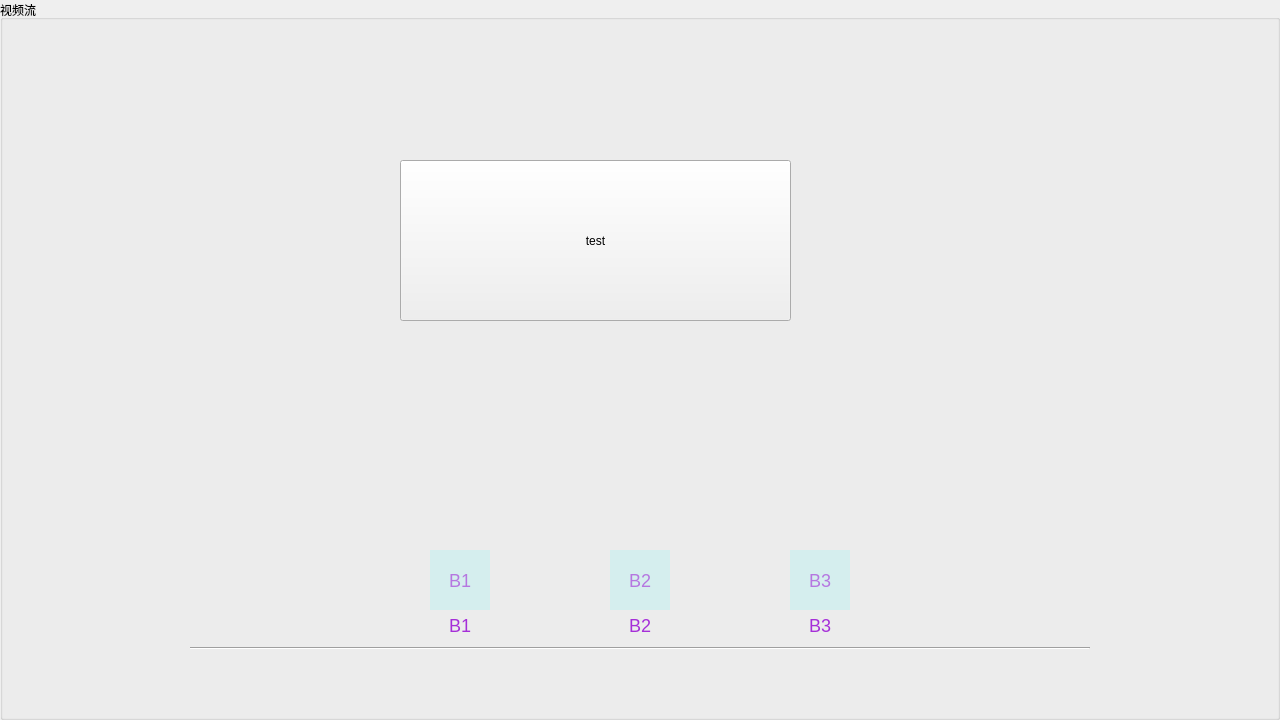
<?xml version="1.0" encoding="UTF-8"?>
<ui version="4.0">
 <class>mainWindow</class>
 <widget class="QMainWindow" name="mainWindow">
  <property name="geometry">
   <rect>
    <x>0</x>
    <y>0</y>
    <width>1280</width>
    <height>720</height>
   </rect>
  </property>
  <property name="minimumSize">
   <size>
    <width>1280</width>
    <height>720</height>
   </size>
  </property>
  <property name="maximumSize">
   <size>
    <width>1280</width>
    <height>720</height>
   </size>
  </property>
  <property name="windowTitle">
   <string>Abyss</string>
  </property>
  <property name="styleSheet">
   <string notr="true"/>
  </property>
  <widget class="QWidget" name="centralwidget">
   <widget class="QGroupBox" name="groupBox">
    <property name="geometry">
     <rect>
      <x>0</x>
      <y>0</y>
      <width>1280</width>
      <height>720</height>
     </rect>
    </property>
    <property name="title">
     <string>视频流</string>
    </property>
    <widget class="QLabel" name="label">
     <property name="geometry">
      <rect>
       <x>0</x>
       <y>0</y>
       <width>1280</width>
       <height>720</height>
      </rect>
     </property>
     <property name="text">
      <string/>
     </property>
    </widget>
    <widget class="Line" name="line">
     <property name="windowModality">
      <enum>Qt::NonModal</enum>
     </property>
     <property name="geometry">
      <rect>
       <x>190</x>
       <y>640</y>
       <width>900</width>
       <height>16</height>
      </rect>
     </property>
     <property name="styleSheet">
      <string notr="true"/>
     </property>
     <property name="frameShadow">
      <enum>QFrame::Sunken</enum>
     </property>
     <property name="orientation">
      <enum>Qt::Horizontal</enum>
     </property>
    </widget>
    <widget class="QGroupBox" name="groupBox_2">
     <property name="geometry">
      <rect>
       <x>190</x>
       <y>550</y>
       <width>900</width>
       <height>60</height>
      </rect>
     </property>
     <property name="styleSheet">
      <string notr="true">QPushButton { 
    background: rgba(0, 255, 255, 0.1);
    color: rgba(148, 0, 211, 0.5) ;
    border: none;
    font-size:18px;
}

QPushButton:disabled {  
    background: rgba(255, 0, 255, 0.1);
    color: red;
}

QGroupBox { 
    background: rgba(255, 255, 255, 0);
    border: none;
}</string>
     </property>
     <property name="title">
      <string/>
     </property>
     <widget class="QPushButton" name="pushButton_1">
      <property name="enabled">
       <bool>true</bool>
      </property>
      <property name="geometry">
       <rect>
        <x>240</x>
        <y>0</y>
        <width>60</width>
        <height>60</height>
       </rect>
      </property>
      <property name="text">
       <string>B1</string>
      </property>
     </widget>
     <widget class="QPushButton" name="pushButton_2">
      <property name="geometry">
       <rect>
        <x>420</x>
        <y>0</y>
        <width>60</width>
        <height>60</height>
       </rect>
      </property>
      <property name="text">
       <string>B2</string>
      </property>
     </widget>
     <widget class="QPushButton" name="pushButton_3">
      <property name="geometry">
       <rect>
        <x>600</x>
        <y>0</y>
        <width>60</width>
        <height>60</height>
       </rect>
      </property>
      <property name="text">
       <string>B3</string>
      </property>
     </widget>
    </widget>
    <widget class="QGroupBox" name="groupBox_3">
     <property name="geometry">
      <rect>
       <x>190</x>
       <y>610</y>
       <width>900</width>
       <height>30</height>
      </rect>
     </property>
     <property name="styleSheet">
      <string notr="true">QPushButton { 
    background: rgba(255, 255, 255, 0);
    color: rgba(148, 0, 211, 0.8) ;
    border: none;
    font-size:18px;
}

QGroupBox { 
    background: rgba(255, 255, 255, 0);
    border: none;
}</string>
     </property>
     <property name="title">
      <string/>
     </property>
     <widget class="QPushButton" name="pushButton_5">
      <property name="enabled">
       <bool>true</bool>
      </property>
      <property name="geometry">
       <rect>
        <x>210</x>
        <y>0</y>
        <width>120</width>
        <height>30</height>
       </rect>
      </property>
      <property name="text">
       <string>B1</string>
      </property>
     </widget>
     <widget class="QPushButton" name="pushButton_6">
      <property name="geometry">
       <rect>
        <x>390</x>
        <y>0</y>
        <width>120</width>
        <height>30</height>
       </rect>
      </property>
      <property name="text">
       <string>B2</string>
      </property>
     </widget>
     <widget class="QPushButton" name="pushButton_7">
      <property name="geometry">
       <rect>
        <x>570</x>
        <y>0</y>
        <width>120</width>
        <height>30</height>
       </rect>
      </property>
      <property name="text">
       <string>B3</string>
      </property>
     </widget>
    </widget>
    <widget class="QPushButton" name="pushButton_4">
     <property name="enabled">
      <bool>true</bool>
     </property>
     <property name="geometry">
      <rect>
       <x>400</x>
       <y>160</y>
       <width>391</width>
       <height>161</height>
      </rect>
     </property>
     <property name="text">
      <string>test</string>
     </property>
    </widget>
    <zorder>label</zorder>
    <zorder>groupBox_2</zorder>
    <zorder>groupBox_3</zorder>
    <zorder>line</zorder>
    <zorder>pushButton_4</zorder>
   </widget>
  </widget>
 </widget>
 <resources/>
 <connections/>
</ui>
